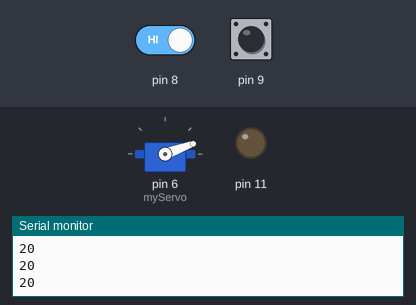
Recording of a sketch running on a simulated Arduino Uno, built with avr-gcc and run on an emulated ATmega328P. Parts: servo, output pins drawn as LEDs (lit = HIGH), the last lines printed to the serial monitor. Inputs (shaded band) come from the test bench; at power-on: pin 9 HIGH, pin 8 HIGH.

Above: at 2.8 s.
2.9 s: pin 9 pulled LOW for 3.2 s
At 6.8 s:
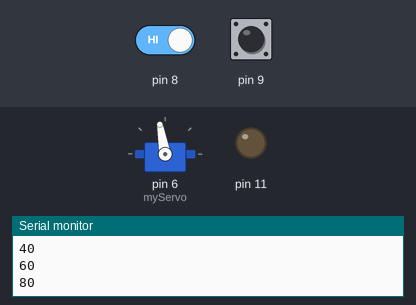
7.6 s: pin 8 driven LOW
At 8.4 s:
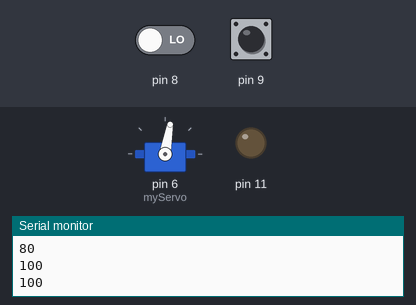
11.7 s: pin 8 driven HIGH
At 12.2 s:
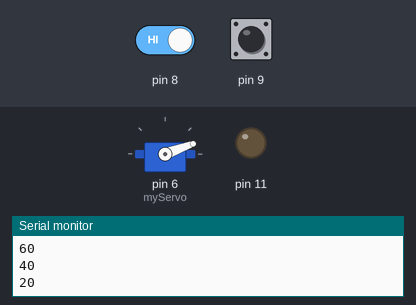
13.2 s: pin 8 driven LOW
At 15.2 s:
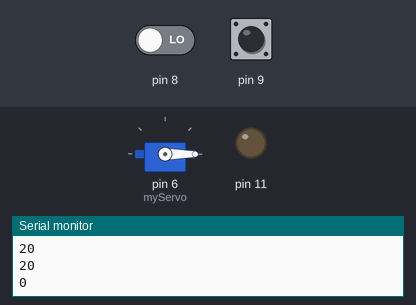
15.5 s: pin 8 driven HIGH and pin 9 driven LOW
At 17.7 s:
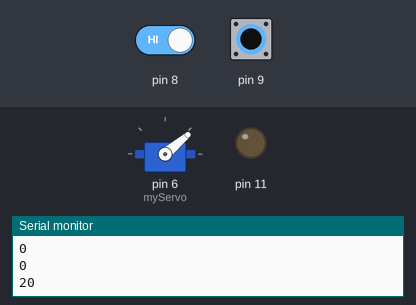
19.6 s: pin 9 driven HIGH
At 20.7 s:
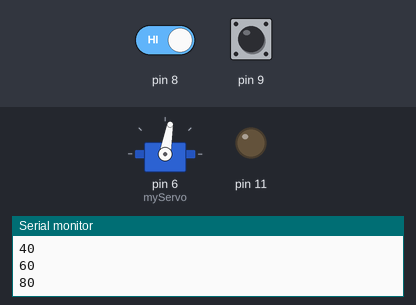
Timing chart, 0 to 22.1 s (numbered marks = the images above; inputs shaded):
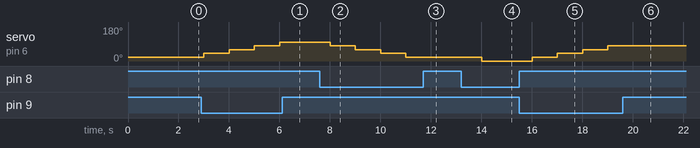

Measured:
- after the input at 2.9 s, servo on pin 6 (myServo): 20° → 40° after 0.10 s, → 60° 1.0 s later, → 80° 1.0 s later, → 100° 1.0 s later
- after the input at 7.6 s, servo on pin 6 (myServo): 100° → 80° after 0.40 s, → 60° 1.0 s later, → 40° 1.0 s later, → 20° 1.0 s later
- after the input at 11.7 s, servo on pin 6 (myServo): stays 20° (without the input it goes to 0° after 0.30 s)
- after the input at 13.2 s, servo on pin 6 (myServo): 20° → 0° after 0.80 s
- after the input at 15.5 s, servo on pin 6 (myServo): 0° → 20° after 0.50 s, → 40° 1.0 s later, → 60° 1.0 s later, → 80° 1.0 s later
- after the input at 19.6 s, servo on pin 6 (myServo): stays 80° (without the input it goes to 100° after 0.40 s)

The sketch:

Ex-2.1.ino
```cpp
#include <Servo.h>

Servo myServo;
void setup() {
  Serial.begin(9600);
  myServo.attach(6);
  pinMode(7, INPUT_PULLUP);
  pinMode(9, INPUT_PULLUP);
  pinMode(11, OUTPUT);
  myServo.write(20);
}

void loop() {
  int angle = myServo.read();
  Serial.println(angle);
  if(digitalRead(9) == LOW){
    angle = myServo.read();
    myServo.write(angle+20);
  }else{
    digitalWrite(11, LOW);
  }
  if(digitalRead(8) == LOW){
    angle = myServo.read();
    myServo.write(angle-20);
  }
  delay(1000);
}
```
